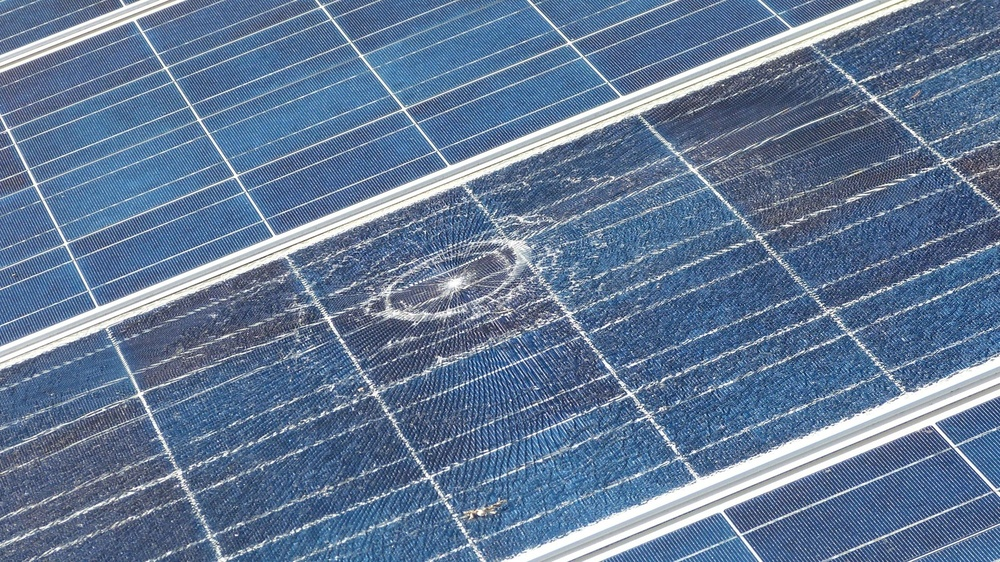
#> input picture data/images/Bird-drop/Bird (3).jpeg, 1000 x 562 px, shrunk from 1600 x 900 before the run
$ python -i panel_separation.py   (imports and definitions only)
#> lines starting #> are read from the running program, lines starting #| are printed output that depends on the picture; after the words box and inside, x2 and y2 are one past the last pixel; in counts of white or black regions, pixels touching at a corner belong together
#> further down, picture is the input picture: shape (562, 1000, 3); mean B, G, R 150.2, 120.6, 98.8
### src/preprocessing.py
import cv2

def prep(image):
    gray = cv2.cvtColor(image, cv2.COLOR_BGR2GRAY)
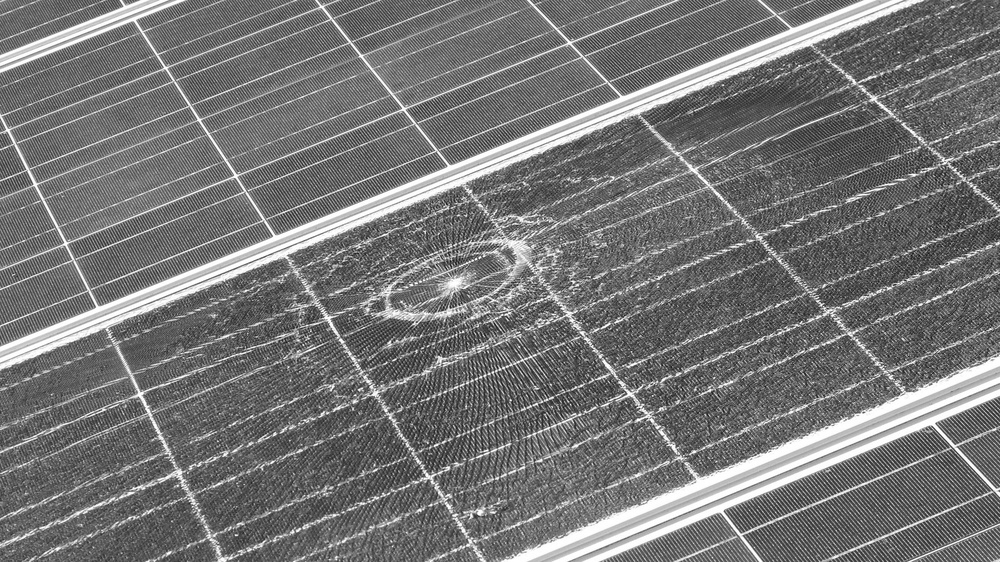
#> gray: shape (562, 1000); min 12, max 255, mean 117.4
    blurred = cv2.GaussianBlur(gray, (3, 3), 0)
    return blurred


### src/panel_separation.py
import cv2
import numpy as np
from tqdm import tqdm

from preprocessing import prep

hsv_range = {
    'h': (70, 160),
    's': (0, 90)
}

def detect_edges(preprocessed_image):
    """
    Detects edges in the preprocessed image using Canny edge detection.

    Args:
        preprocessed_image ():

    Returns:
        numpy.ndarray: binary image with edges (255) detected.
    """

    median = np.median(preprocessed_image)
#> median = 106
    lower = int(max(0, 0.66 * median)) # gradient intensities below lower are discarded
#> lower = 69
    upper = int(min(255, 1.33 * median)) # values above upper is definitely an edge
#> upper = 140

    edges = cv2.Canny(preprocessed_image, threshold1=lower, threshold2=upper)
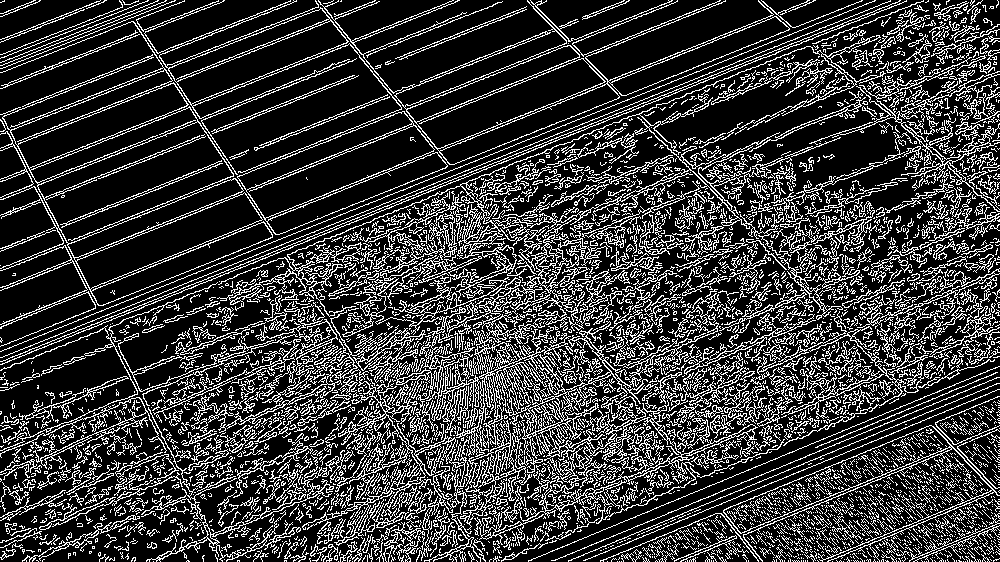
#> edges: shape (562, 1000); 22.6% white in thin lines or dots

    kernel = np.ones((5, 5), np.uint8) # kernel size = 5x5
    closed_edges = cv2.morphologyEx(edges, cv2.MORPH_CLOSE, kernel) # closes gaps in between edges
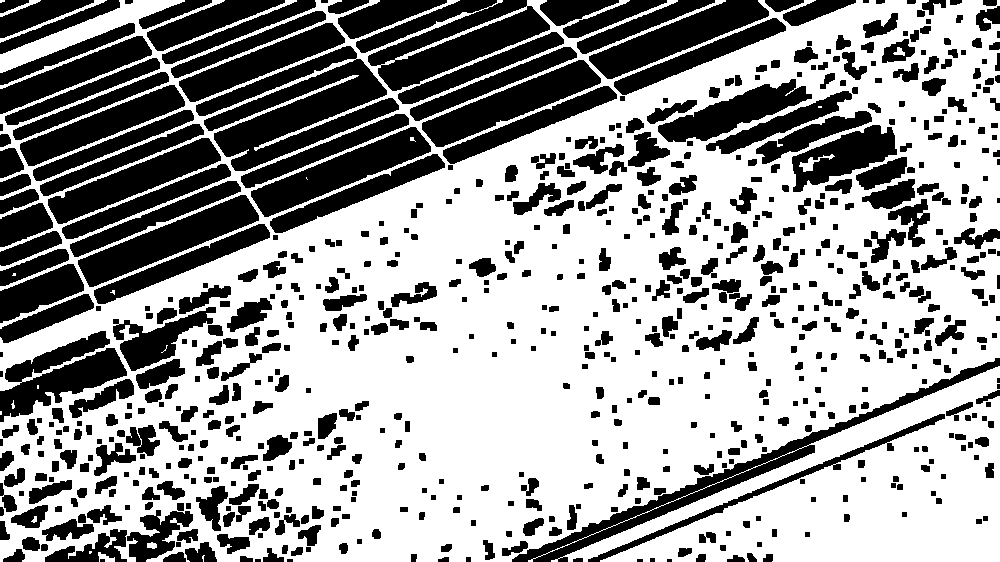
#> closed_edges: shape (562, 1000); 61.6% white; 745 black regions (13 under 20 px)

    return closed_edges

def find_contours(edges, image):
    contours, _ = cv2.findContours(edges, cv2.RETR_TREE, cv2.CHAIN_APPROX_SIMPLE)
#> contours = 707 contours, 13 with area under 20; largest, box (x1, y1, x2, y2) and area: (0, 0, 1000, 562) 456534, (528, 366, 1000, 562) 40119, (203, 58, 400, 172) 10088, (77, 194, 260, 288) 5710, (250, 126, 432, 218) 5559
    return contours

def color_check(image, contour, threshold):
    """
    Checks the standard deviation of the color in the contour. If the standard deviation is below the threshold,
    the area is considered uniform in color.

    Returns:
        bool: True if the standard deviation is below the threshold, False otherwise.
    """
    mask = np.zeros(image.shape[:2], np.uint8)
    cv2.drawContours(mask, [contour], -1, 255, thickness=-1)
    masked_image = cv2.bitwise_and(image, image, mask=mask)
    pixels = masked_image[mask == 255]
    _, stddev = cv2.meanStdDev(pixels)
    return np.all(stddev < threshold)

def color_range_check(image, contour, hsv_range):
    """
    Checks if the contours mean hsv value is within hsv_range (panel range).

    Returns:
        bool: True if true, False otherwise.
    """

    mask = np.zeros(image.shape[:2], dtype=np.uint8)
    cv2.drawContours(mask, [contour], -1, 255, thickness=-1)  # Fill the contour area

    hsv_image = cv2.cvtColor(image, cv2.COLOR_BGR2HSV)

    masked_image = cv2.bitwise_and(hsv_image, hsv_image, mask=mask)

    mean_hsv = np.mean(masked_image[mask == 255], axis=0)

    #print("Mean HSV: ", mean_hsv)

    hue_in_range = hsv_range['h'][0] <= mean_hsv[0] <= hsv_range['h'][1]
    sat_in_range = hsv_range['s'][0] <= mean_hsv[1] <= hsv_range['s'][1]

    return hue_in_range and sat_in_range

def isolate_panels(image):
    """
    The whole pipeline for panel isolation.

    Args:
        image (): Unprocessed image from data_loader.py

    Returns:
        numpy.ndarray: Returns the "best" image that passes the color_range_check.
    """
    preprocessed_image = prep(image)
    edges = detect_edges(preprocessed_image)
    contours = find_contours(edges, image)
    sorted_contours = sorted(contours, key=cv2.contourArea, reverse=True)
#> sorted_contours has the same summary as contours in find_contours

    for contour in tqdm(sorted_contours[1:]):
        x, y, w, h = cv2.boundingRect(contour)

        if color_range_check(image, contour, hsv_range) and color_check(image, contour, 57):
            panel = image[y:y+h, x:x+w]
            return panel
#> this loop made 18 passes
#> (x, y, w, h, mean_hsv in color_range_check, sat_in_range in color_range_check) on passes 1 to 12: (528, 366, 472, 196, [104, 92.43, 160], False), (203, 58, 197, 114, [105, 128, 161.5], False), (77, 194, 183, 94, [106.9, 128.6, 153.3], False), (250, 126, 182, 92, [107.4, 127.4, 149.6], False), (421, 59, 181, 89, [105.7, 134.2, 155.6], False), (47, 137, 175, 88, [105.1, 128, 164.6], False), (377, 5, 174, 87, [104.8, 135.7, 163.7], False), (19, 84, 167, 83, [105.7, 121.2, 153.4], False), (178, 22, 168, 81, [106.5, 123, 148.4], False), (657, 78, 156, 65, [110.5, 97.23, 107.5], False), (791, 124, 107, 69, [109.7, 104.9, 111.9], False), (93, 223, 178, 82, [107.5, 110.1, 152], False)
#> (x, y, w, h, mean_hsv in color_range_check, sat_in_range in color_range_check, stddev in color_check) on pass 18: (112, 306, 105, 66, [111.3, 85.45, 123.6], True, [25.85])

    return None

>>> import cv2
>>> picture = cv2.imread('../data/images/Bird-drop/Bird (3).jpeg')
>>> result = isolate_panels(picture)
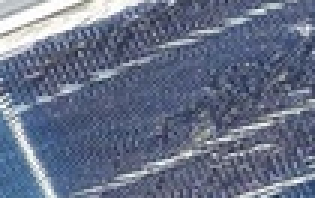
#> result: shape (66, 105, 3) (shown 3 times larger); mean B, G, R 135.1, 112.1, 102.5
